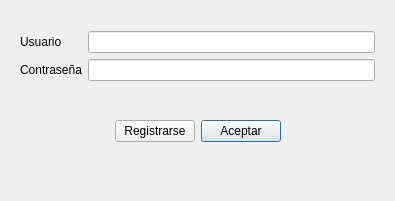
<?xml version="1.0" encoding="UTF-8"?>
<ui version="4.0">
 <class>dLogin</class>
 <widget class="QDialog" name="dLogin">
  <property name="geometry">
   <rect>
    <x>0</x>
    <y>0</y>
    <width>395</width>
    <height>201</height>
   </rect>
  </property>
  <property name="windowTitle">
   <string>Inicio de sesión</string>
  </property>
  <layout class="QVBoxLayout" name="verticalLayout">
   <item>
    <widget class="QWidget" name="widgetMain" native="true">
     <layout class="QFormLayout" name="formLayout">
      <property name="topMargin">
       <number>20</number>
      </property>
      <item row="0" column="0">
       <widget class="QLabel" name="lbUsername">
        <property name="text">
         <string>Usuario</string>
        </property>
       </widget>
      </item>
      <item row="0" column="1">
       <widget class="QLineEdit" name="lfUsername"/>
      </item>
      <item row="1" column="0">
       <widget class="QLabel" name="lbPassword">
        <property name="text">
         <string>Contraseña</string>
        </property>
       </widget>
      </item>
      <item row="1" column="1">
       <widget class="QLineEdit" name="lfPassword">
        <property name="echoMode">
         <enum>QLineEdit::Password</enum>
        </property>
       </widget>
      </item>
     </layout>
    </widget>
   </item>
   <item>
    <widget class="QWidget" name="widgetButtons" native="true">
     <layout class="QHBoxLayout" name="horizontalLayout">
      <property name="bottomMargin">
       <number>40</number>
      </property>
      <item>
       <spacer name="horizontalSpacer">
        <property name="orientation">
         <enum>Qt::Horizontal</enum>
        </property>
        <property name="sizeHint" stdset="0">
         <size>
          <width>40</width>
          <height>20</height>
         </size>
        </property>
       </spacer>
      </item>
      <item>
       <widget class="QPushButton" name="btSignUp">
        <property name="text">
         <string>Registrarse</string>
        </property>
       </widget>
      </item>
      <item>
       <widget class="QPushButton" name="btAccept">
        <property name="text">
         <string>Aceptar</string>
        </property>
        <property name="default">
         <bool>true</bool>
        </property>
       </widget>
      </item>
      <item>
       <spacer name="horizontalSpacer_2">
        <property name="orientation">
         <enum>Qt::Horizontal</enum>
        </property>
        <property name="sizeHint" stdset="0">
         <size>
          <width>40</width>
          <height>20</height>
         </size>
        </property>
       </spacer>
      </item>
     </layout>
    </widget>
   </item>
  </layout>
 </widget>
 <resources/>
 <connections/>
</ui>
